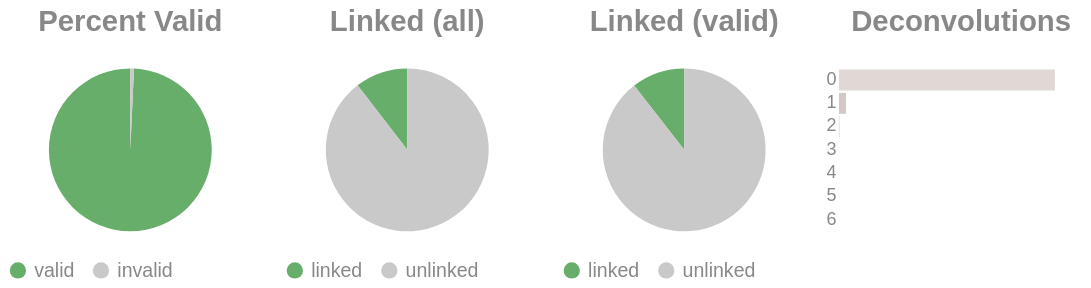

Here is the notebook cell this chart was saved with:
### Code cell
if SKIPLR:
    pass
else:
    clash = Counter()
    for i in valids['molecule'].to_list():
        _mol = i.split("-")
        if len(_mol) == 1:
            clash.update('0')
        else:
            clash.update(_mol[-1])

    _d = {"deconvolutions": [], 'count': []}
    for k,v in clash.items():
        _d['deconvolutions'].append(k)
        _d['count'].append(v)

    tot_valid = valids['reads'].sum()
    mask = valids['reads'] >= 2
    n_linked_reads = valids.filter(mask)['reads'].sum()
    if n_linked_reads == 0:
        print_html("No linked molecules (>=2 reads) were detected; skipping linked-only distributions.")
        SKIPLR = True
    else:
        perc_valid = round(tot_valid / n_reads, 4)
        linked_perc_abs = round(n_linked_reads / n_reads, 4)
        linked_perc = round(n_linked_reads / tot_valid, 4)

    _valid = pl.DataFrame({"valids": ['valid', 'invalid'], "count": [tot_valid, n_reads - tot_valid]})
    _linked_abs = pl.DataFrame({"linked (absolute)": ['linked', 'unlinked'], "count": [n_linked_reads, n_reads - n_linked_reads]})
    _linked_rel = pl.DataFrame({"linked (valids)": ['linked', 'unlinked'], "count": [n_linked_reads, tot_valid - n_linked_reads]})

    (
        alt.hconcat(
            piechart(_valid, goodval = 'valid', title = "Percent Valid"),
            piechart(_linked_abs, goodval = "linked", title =  "Linked (all)"),
            piechart(_linked_rel, goodval = "linked", title =  "Linked (valid)"),
            convolutionbar(pl.DataFrame(_d), title = "Deconvolutions"),
            center = True,
            bounds = 'flush'
        )
        .resolve_scale(color='independent')
        .resolve_legend('independent')
        .properties(usermeta={'embedOptions': {"actions": False}})
    ).display()

### Figure 1 — Vega-Lite specification as saved in the notebook (floating-point values rounded to 4 significant figures)
{"width": "container", "height": 400, "config": {"title": {"anchor": "start", "dy": -15, "fontSize": 18, "color": "#888888", "subtitleColor": "#888888", "subtitleFontSize": 14}, "arc": {"fill": "#0072B2"}, "axis": {"domainColor": "#888888", "domainWidth": 0.5, "gridWidth": 0.2, "grid": false, "titleFontWeight": 400, "titleFontSize": 15, "labelFontSize": 11, "labelColor": "#888888", "tickColor": "#888888", "tickWidth": 0.2, "titleColor": "#888888"}, "axisBand": {"grid": false}, "axisX": {"grid": true, "tickSize": 10, "domainCap": "round"}, "axisY": {"domain": false, "grid": true, "tickSize": 0, "domainCap": "round"}, "background": "transparent", "header": {"labelFontSize": 15, "labelColor": "#888888", "titleFontSize": 15, "titleFontWeight": 600, "titleColor": "#888888"}, "legend": {"labelFont": "sans-serif", "labelFontSize": 12, "labelColor": "#888888", "symbolSize": 100, "symbolType": "circle", "titleFontSize": 12, "titlePadding": 10, "titleColor": "#888888", "title": null}, "range": {"category": ["#E69F00", "#56B4E9", "#009E73", "#F0E442", "#0072B2", "#D55E00", "#CC79A7", "#000000"], "diverging": ["#cfe8f3", "#a2d4ec", "#73bfe2", "#46abdb", "#1696d2", "#12719e"]}, "area": {"fill": "#0072B2", "fillOpacity": 0.7, "line": true, "strokeOpacity": 0.7}, "line": {"color": "#0072B2", "stroke": "#0072B2", "strokeWidth": 2}, "trail": {"color": "#0072B2", "stroke": "#0072B2", "strokeWidth": 0, "size": 1}, "point": {"filled": true, "fillOpacity": 1.0, "size": 95}, "text": {"color": "#888888", "fontSize": 11, "align": "right", "fontWeight": 400, "size": 11}, "bar": {"fill": "#0072B2", "stroke": null}, "view": {"stroke": null, "continuousWidth": 660, "continuousHeight": 400}}, "hconcat": [{"data": {"name": "data-b94fef4d9f563aac2a5d2d061193779d"}, "mark": {"type": "arc"}, "encoding": {"color": {"field": "valids", "legend": {"orient": "bottom", "title": null}, "scale": {"domain": ["valid", "invalid"], "range": ["#68ae6b", "#C9C9C9"]}, "title": "Valids", "type": "nominal"}, "theta": {"field": "count", "type": "quantitative"}, "tooltip": [{"field": "valids", "title": "Valids", "type": "ordinal"}, {"field": "percent", "format": ".2%", "title": "Percent", "type": "quantitative"}, {"field": "count", "title": "Count", "type": "quantitative"}]}, "height": 100, "title": {"text": "Percent Valid", "align": "center", "anchor": "middle"}, "transform": [{"calculate": "datum.count / 3905079", "as": "percent"}], "width": 150}, {"data": {"name": "data-fc474521b09feb204e4b80b3185daa0e"}, "mark": {"type": "arc"}, "encoding": {"color": {"field": "linked (absolute)", "legend": {"orient": "bottom", "title": null}, "scale": {"domain": ["linked", "unlinked"], "range": ["#68ae6b", "#C9C9C9"]}, "title": "Linked (Absolute)", "type": "nominal"}, "theta": {"field": "count", "type": "quantitative"}, "tooltip": [{"field": "linked (absolute)", "title": "Linked (Absolute)", "type": "ordinal"}, {"field": "percent", "format": ".2%", "title": "Percent", "type": "quantitative"}, {"field": "count", "title": "Count", "type": "quantitative"}]}, "height": 100, "title": {"text": "Linked (all)", "align": "center", "anchor": "middle"}, "transform": [{"calculate": "datum.count / 3905079", "as": "percent"}], "width": 150}, {"data": {"name": "data-b52c16234fb4886d67de9d9a8ea77e5c"}, "mark": {"type": "arc"}, "encoding": {"color": {"field": "linked (valids)", "legend": {"orient": "bottom", "title": null}, "scale": {"domain": ["linked", "unlinked"], "range": ["#68ae6b", "#C9C9C9"]}, "title": "Linked (Valids)", "type": "nominal"}, "theta": {"field": "count", "type": "quantitative"}, "tooltip": [{"field": "linked (valids)", "title": "Linked (Valids)", "type": "ordinal"}, {"field": "percent", "format": ".2%", "title": "Percent", "type": "quantitative"}, {"field": "count", "title": "Count", "type": "quantitative"}]}, "height": 100, "title": {"text": "Linked (valid)", "align": "center", "anchor": "middle"}, "transform": [{"calculate": "datum.count / 3877149", "as": "percent"}], "width": 150}, {"data": {"name": "data-b0733ca049f9e48cc8332cb5a657dcf9"}, "mark": {"type": "bar"}, "encoding": {"color": {"field": "deconvolutions", "legend": null, "scale": {"scheme": "lightgreyred"}, "type": "nominal"}, "tooltip": [{"field": "deconvolutions", "title": "Deconvolutions", "type": "ordinal"}, {"field": "percent", "format": ".2%", "title": "Percent", "type": "quantitative"}, {"field": "count", "title": "Count", "type": "quantitative"}], "x": {"axis": null, "field": "count", "type": "quantitative"}, "y": {"field": "deconvolutions", "sort": "ascending", "title": null, "type": "nominal"}}, "height": 100, "title": {"text": "Deconvolutions", "align": "center", "anchor": "middle"}, "transform": [{"calculate": "datum.count / 3658862", "as": "percent"}], "width": 150}], "bounds": "flush", "center": true, "resolve": {"legend": {"angle": "independent"}, "scale": {"color": "independent"}}, "usermeta": {"embedOptions": {"actions": false}}, "$schema": "https://vega.github.io/schema/vega-lite/v6.1.0.json", "datasets": {"data-b94fef4d9f563aac2a5d2d061193779d": [{"valids": "valid", "count": 3877149}, {"valids": "invalid", "count": 27930}], "data-fc474521b09feb204e4b80b3185daa0e": [{"linked (absolute)": "linked", "count": 408274}, {"linked (absolute)": "unlinked", "count": 3496805}], "data-b52c16234fb4886d67de9d9a8ea77e5c": [{"linked (valids)": "linked", "count": 408274}, {"linked (valids)": "unlinked", "count": 3468875}], "data-b0733ca049f9e48cc8332cb5a657dcf9": [{"deconvolutions": "0", "count": 3535098}, {"deconvolutions": "1", "count": 116762}, {"deconvolutions": "2", "count": 6481}, {"deconvolutions": "3", "count": 476}, {"deconvolutions": "4", "count": 41}, {"deconvolutions": "5", "count": 3}, {"deconvolutions": "6", "count": 1}]}}
